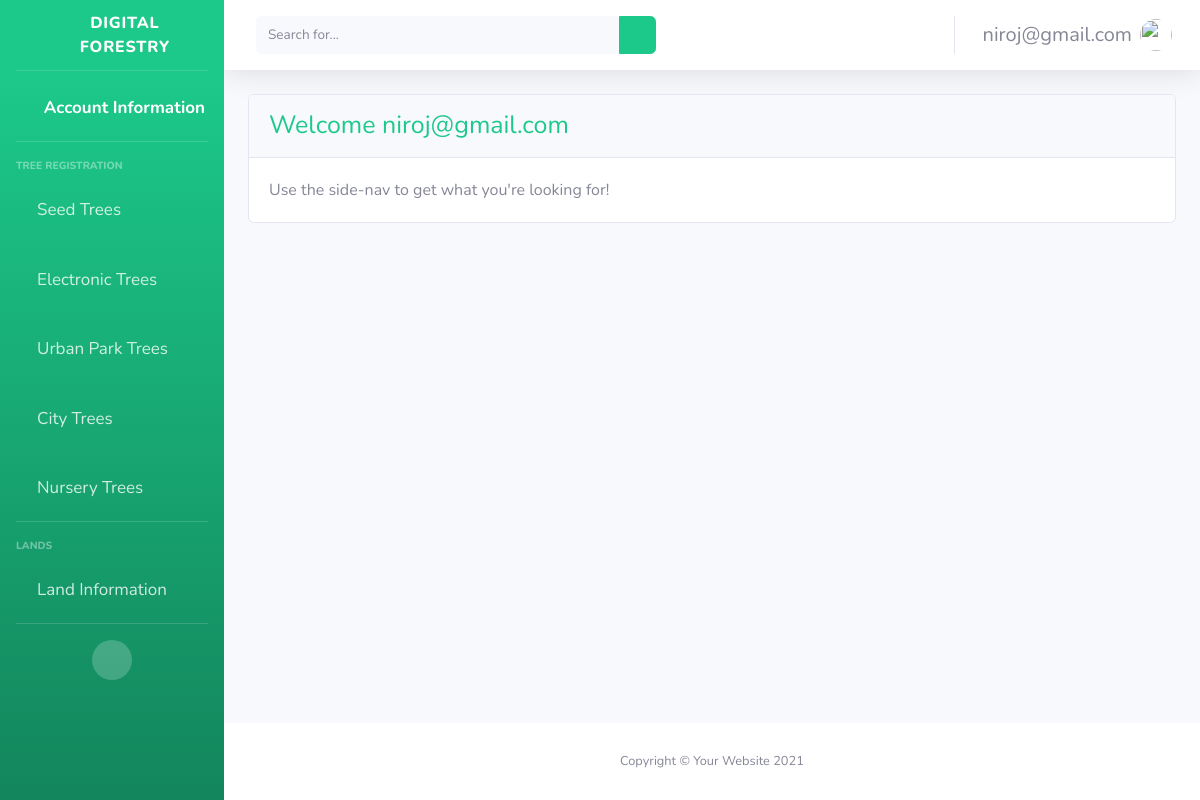
The app's page /home/ (signed in), older data.
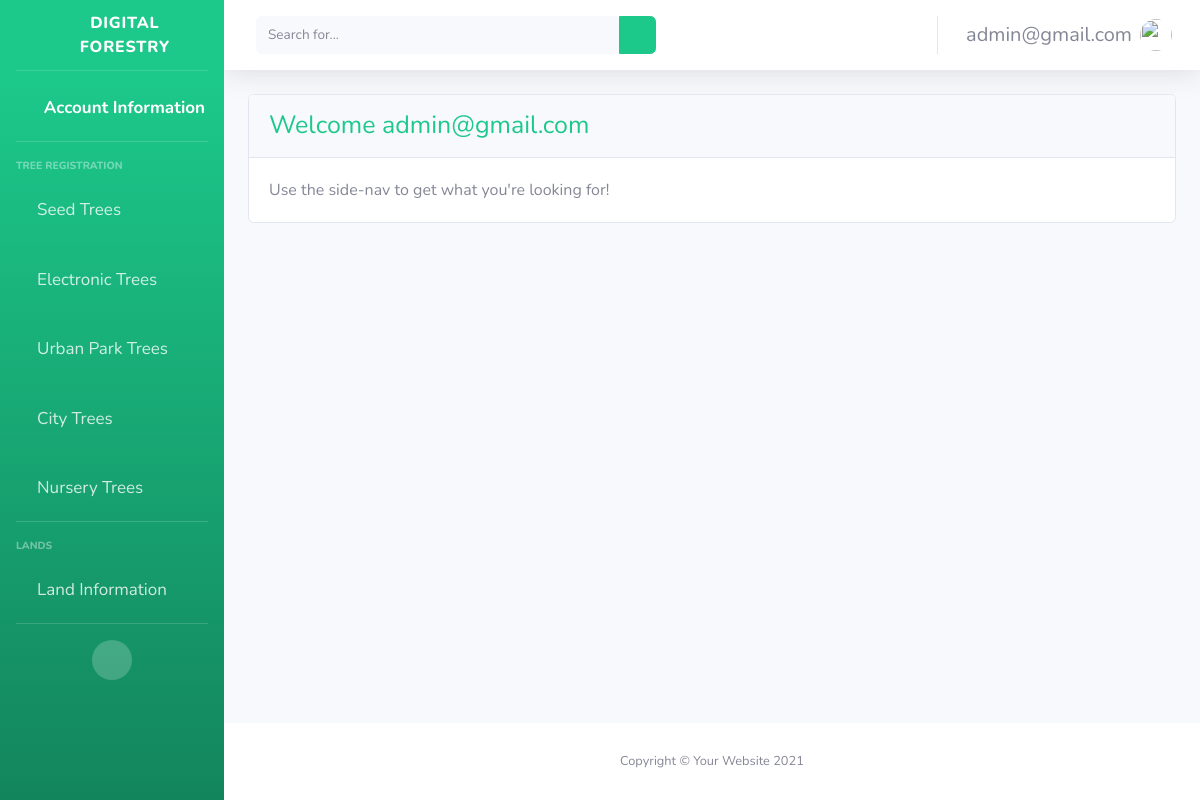
The same page, newer data.
### main/models.py (models this page shows)
class CustomUser(AbstractUser):
    username = None
    first_name = None
    last_name = None
    email = models.EmailField(max_length=200, unique=True)
    USERNAME_FIELD = "email"
    REQUIRED_FIELDS = []
    objects = CustomUserManager()

### main/views.py (the view)
# urls.py: 2. Add a URL to urlpatterns:  path('', views.home, name='home')
@login_required(login_url="/")
def home(request):
    return render(request, 'signups/home.html', {})

### main/custom_auth_backend.py (called while the page is built)
    def get_user(self, user_id):
        try:
            return CustomUser.objects.get(pk=user_id)
        except CustomUser.DoesNotExist:
            return None

### main/templates/signups/home.html
{% extends "signups/base.html" %}
{% block content %}
<div>
    <div class="card m-4">
        <div class="card-header text-success">
            Welcome {{user}}
        </div>
        <div class="card-body">
            Use the side-nav to get what you're looking for!
        </div>
    </div>
</div>
{% endblock %}

### main/templates/signups/base.html (shortened to what this page needs)
{% load static %}
<!DOCTYPE html>
<html lang="en">
  <head>
    <link
      href="{% static 'vendor/fontawesome-free/css/all.min.css' %}"
      rel="stylesheet"
      type="text/css"
    />
    <link href=" {% static 'css/sb-admin-2.min.css'%} " rel="stylesheet" />
  </head>
  <body id="page-top">
    <div id="wrapper">
      <ul
        class="navbar-nav bg-gradient-success sidebar sidebar-dark accordion"
        id="accordionSidebar"
      >
        <a
          class="sidebar-brand d-flex align-items-center justify-content-center"
          href="index.html"
        >
          <div class="sidebar-brand-icon rotate-n-15">
            <i class="fas fa-leaf"></i>
          </div>
          <div class="sidebar-brand-text mx-3">Digital Forestry</div>
        </a>
        <hr class="sidebar-divider my-0" />
        <li class="nav-item active">
          <a class="nav-link" href="{% url 'main:account_information'%}">
            <i class="fas fa-fw fa-address-book"></i>
            <span style="font-size: 17px;">Account Information</span></a
          >
        </li>
        <hr class="sidebar-divider" />
        <div class="sidebar-heading">Tree Registration</div>
        <li class="nav-item">
          <a
            class="nav-link collapsed"
            href="#"
            data-toggle="collapse"
            data-target="#collapseSTRS"
            aria-expanded="true"
            aria-controls="collapseTwo"
          >
            <i class="fas fa-tree"></i>
            <span style="font-size: 17px;">Seed Trees</span>
          </a>
        </li>
        <li class="nav-item">
          <a
            class="nav-link collapsed"
            href="#"
            data-toggle="collapse"
            data-target="#collapseETRS"
            aria-expanded="true"
            aria-controls="collapseUtilities"
          >
            <i class="fa fa-tree"></i>
            <span style="font-size: 17px;">Electronic Trees</span>
          </a>
        </li>
        <li class="nav-item">
            <a
              class="nav-link collapsed"
              href="#"
              data-toggle="collapse"
              data-target="#collapseUPRS"
              aria-expanded="true"
              aria-controls="collapseUtilities"
            >
              <i class="fa fa-tree"></i>
              <span style="font-size: 17px;">Urban Park Trees</span>
            </a>
          </li>
        <li class="nav-item">
            <a
              class="nav-link collapsed"
              href="#"
              data-toggle="collapse"
              data-target="#collapseCTRS"
              aria-expanded="true"
              aria-controls="collapseUtilities"
            >
              <i class="fa fa-tree"></i>
              <span style="font-size: 17px;">City Trees</span>
            </a>
          </li>
        <li class="nav-item">
            <a
              class="nav-link collapsed"
              href="#"
              data-toggle="collapse"
              data-target="#collapseNIRS"
              aria-expanded="true"
              aria-controls="collapseUtilities"
            >
              <i class="fa fa-tree"></i>
              <span style="font-size: 17px;">Nursery Trees</span>
            </a>
          </li>
        <hr class="sidebar-divider" />
        <div class="sidebar-heading">Lands</div>
          <li class="nav-item">
            <a
              class="nav-link collapsed"
              href="#"
              data-toggle="collapse"
              data-target="#collapseLand"
              aria-expanded="true"
              aria-controls="collapseUtilities"
            >
              <i class="fa fa-map"></i>
              <span style="font-size: 17px;">Land Information</span>
            </a>
          </li>
        <hr class="sidebar-divider d-none d-md-block" />
        <div class="text-center d-none d-md-inline">
          <button class="rounded-circle border-0" id="sidebarToggle"></button>
        </div>
      </ul>
      <div id="content-wrapper" class="d-flex flex-column">
        <div id="content">
          <nav
            class="navbar navbar-expand navbar-light bg-white topbar mb-4 static-top shadow"
          >
            <form
              class="d-none d-sm-inline-block form-inline mr-auto ml-md-3 my-2 my-md-0 mw-100 navbar-search"
            >
              <div class="input-group">
                <input
                  type="text"
                  class="form-control bg-light border-0 small"
                  placeholder="Search for..."
                  aria-label="Search"
                  aria-describedby="basic-addon2"
                />
                <div class="input-group-append">
                  <button class="btn btn-success" type="button">
                    <i class="fas fa-search fa-sm"></i>
                  </button>
                </div>
              </div>
            </form>
            <ul class="navbar-nav ml-auto">
              <li class="nav-item dropdown no-arrow">
                <a
                  class="nav-link dropdown-toggle"
                  href="#"
                  id="userDropdown"
                  role="button"
                  data-toggle="dropdown"
                  aria-haspopup="true"
                  aria-expanded="false"
                >
                  <span class="mr-2 d-none d-lg-inline text-gray-600 small"
                    >{{user}}</span
                  >
                  <img
                    class="img-profile rounded-circle"
                    src="{%static 'img/undraw_profile.svg'%}"
                  />
                </a>
              </li>
            </ul>
          </nav>
          <div class="content-wrapper">
            {% block content %}{% endblock %}
          </div>
        </div>
        <footer class="sticky-footer bg-white">
          <div class="container my-auto">
            <div class="copyright text-center my-auto">
              <span>Copyright &copy; Your Website 2021</span>
            </div>
          </div>
        </footer>
      </div>
    </div>
  </body>
</html>

Row changes from the older to the newer data that the page shows:
changed CustomUser: email "niroj@gmail.com" → "admin@gmail.com"
